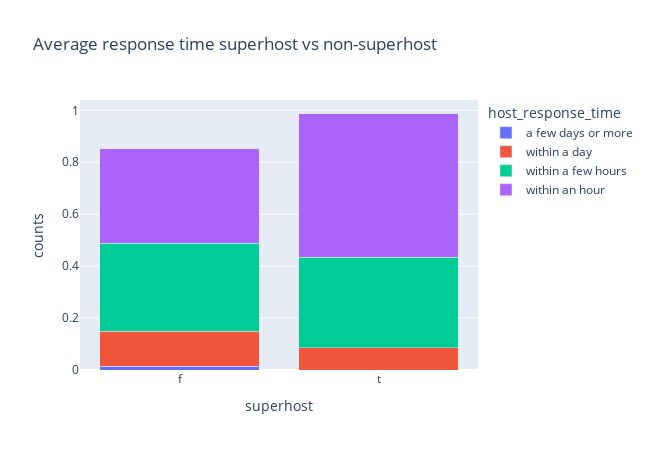

The cell this chart's notebook holds for it:
### Code cell
px.bar(normalise_mean
, x="superhost", y="counts", color="host_response_time",
            hover_data=['host_response_time'], barmode = 'stack', width=650, height=450,
      title="Average response time superhost vs non-superhost")

### Figure 1 — Plotly figure (JSON) as saved in the notebook; plotly's stock layout.template omitted (floating-point values rounded to 4 significant figures)
{"data": [{"alignmentgroup": "True", "customdata": [["a few days or more"]], "hovertemplate": "host_response_time=%{customdata[0]}<br>superhost=%{x}<br>counts=%{y}<extra></extra>", "legendgroup": "a few days or more", "marker": {"color": "#636efa", "pattern": {"shape": ""}}, "name": "a few days or more", "offsetgroup": "a few days or more", "orientation": "v", "showlegend": true, "textposition": "auto", "type": "bar", "x": ["f"], "xaxis": "x", "y": [0.01365], "yaxis": "y"}, {"alignmentgroup": "True", "customdata": [["within a day"], ["within a day"]], "hovertemplate": "host_response_time=%{customdata[0]}<br>superhost=%{x}<br>counts=%{y}<extra></extra>", "legendgroup": "within a day", "marker": {"color": "#EF553B", "pattern": {"shape": ""}}, "name": "within a day", "offsetgroup": "within a day", "orientation": "v", "showlegend": true, "textposition": "auto", "type": "bar", "x": ["f", "t"], "xaxis": "x", "y": [0.1362, 0.086], "yaxis": "y"}, {"alignmentgroup": "True", "customdata": [["within a few hours"], ["within a few hours"]], "hovertemplate": "host_response_time=%{customdata[0]}<br>superhost=%{x}<br>counts=%{y}<extra></extra>", "legendgroup": "within a few hours", "marker": {"color": "#00cc96", "pattern": {"shape": ""}}, "name": "within a few hours", "offsetgroup": "within a few hours", "orientation": "v", "showlegend": true, "textposition": "auto", "type": "bar", "x": ["f", "t"], "xaxis": "x", "y": [0.3375, 0.3489], "yaxis": "y"}, {"alignmentgroup": "True", "customdata": [["within an hour"], ["within an hour"]], "hovertemplate": "host_response_time=%{customdata[0]}<br>superhost=%{x}<br>counts=%{y}<extra></extra>", "legendgroup": "within an hour", "marker": {"color": "#ab63fa", "pattern": {"shape": ""}}, "name": "within an hour", "offsetgroup": "within an hour", "orientation": "v", "showlegend": true, "textposition": "auto", "type": "bar", "x": ["f", "t"], "xaxis": "x", "y": [0.3654, 0.5528], "yaxis": "y"}], "layout": {"barmode": "stack", "height": 450, "legend": {"title": {"text": "host_response_time"}, "tracegroupgap": 0}, "title": {"text": "Average response time superhost vs non-superhost"}, "width": 650, "xaxis": {"anchor": "y", "domain": [0, 1], "title": {"text": "superhost"}}, "yaxis": {"anchor": "x", "domain": [0, 1], "title": {"text": "counts"}}}}
